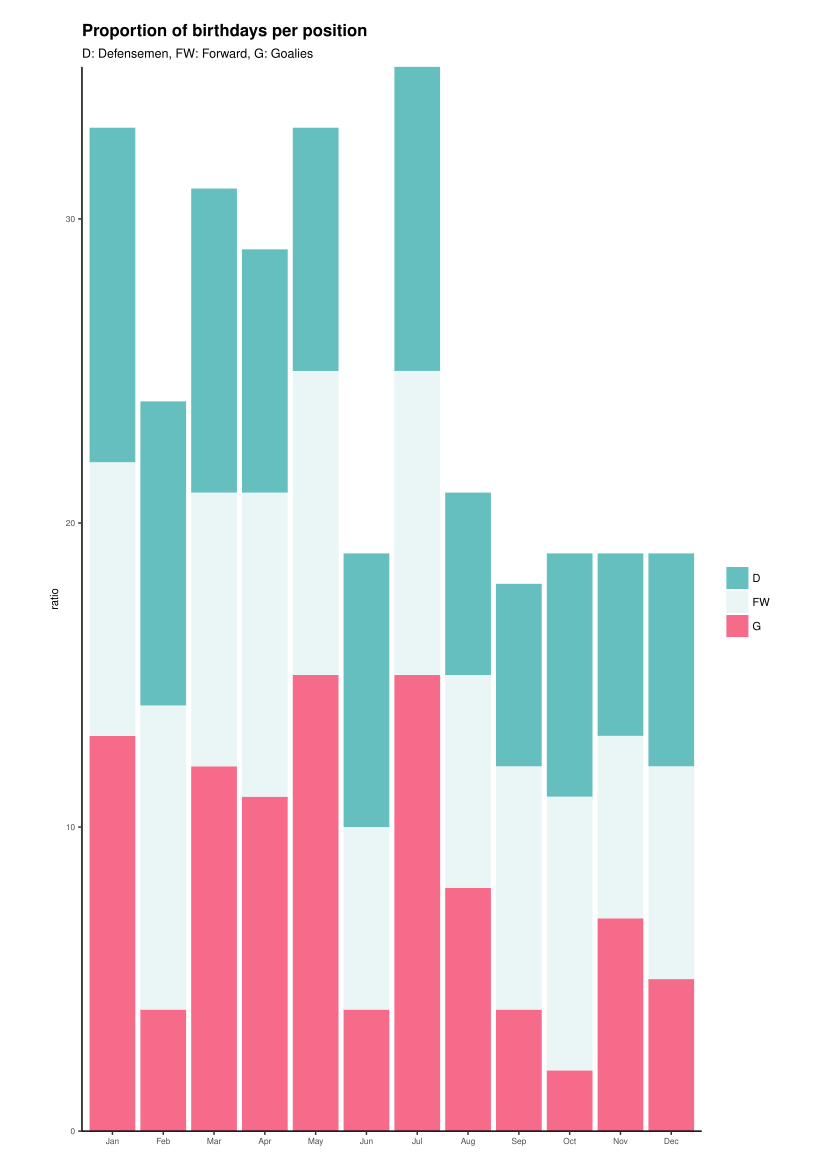

This figure's R source:
suppressMessages({
  library(maptools)
  library(ggplot2)
  library(extrafont)
  library(viridis)
  
})

players <- read.csv("/Users/Heinrick/DS/Dataviz/gpby.csv")
players$Born


players$Born <-factor(players$Born, 
                       levels = c("Jan", "Feb", "Mar", "Apr", "May", "Jun",
                                  "Jul", "Aug", "Sep", "Oct", "Nov", "Dec"))
players$Born

# Basic barplot
p<-ggplot(data=players, aes(x=Born, y=Prct, fill=Position)) +
  geom_bar(stat="identity")+
  theme_classic() + scale_fill_manual(values=c('#66BFBF','#EAF6F6', '#F76B8A'))+
  scale_y_continuous(expand = c(0, 0), limits = c(0, 35)) +
  labs(y = 'ratio', x = NULL, fill = NULL,
       title = "Proportion of birthdays per position",
       subtitle = "D: Defensemen, FW: Forward, G: Goalies")+
  theme(text = element_text(family = "Helvetica", size = 8),
        plot.title = element_text(size = 12, face = "bold"),
        plot.subtitle = element_text(size = 9),
        plot.margin = unit(c(0.25, 0.5, 0.25, 0.5), "in"),
        legend.text = element_text(size = 8),
        legend.position = "right")
p



ggsave("birthdays_position.pdf")
